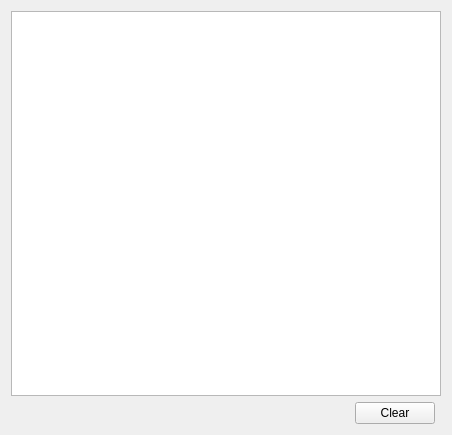
<?xml version="1.0" encoding="UTF-8"?>
<ui version="4.0">
 <class>SensorInterface</class>
 <widget class="QWidget" name="SensorInterface">
  <property name="geometry">
   <rect>
    <x>0</x>
    <y>0</y>
    <width>452</width>
    <height>435</height>
   </rect>
  </property>
  <property name="windowTitle">
   <string>Form</string>
  </property>
  <layout class="QGridLayout" name="gridLayout">
   <item row="0" column="0" colspan="3">
    <widget class="QTextEdit" name="teRcv"/>
   </item>
   <item row="1" column="0">
    <spacer name="horizontalSpacer">
     <property name="orientation">
      <enum>Qt::Horizontal</enum>
     </property>
     <property name="sizeHint" stdset="0">
      <size>
       <width>269</width>
       <height>20</height>
      </size>
     </property>
    </spacer>
   </item>
   <item row="1" column="1">
    <widget class="QPushButton" name="pbClear">
     <property name="text">
      <string>Clear</string>
     </property>
    </widget>
   </item>
  </layout>
 </widget>
 <resources/>
 <connections>
  <connection>
   <sender>pbClear</sender>
   <signal>clicked()</signal>
   <receiver>teRcv</receiver>
   <slot>clear()</slot>
   <hints>
    <hint type="sourcelabel">
     <x>165</x>
     <y>382</y>
    </hint>
    <hint type="destinationlabel">
     <x>180</x>
     <y>276</y>
    </hint>
   </hints>
  </connection>
 </connections>
</ui>
